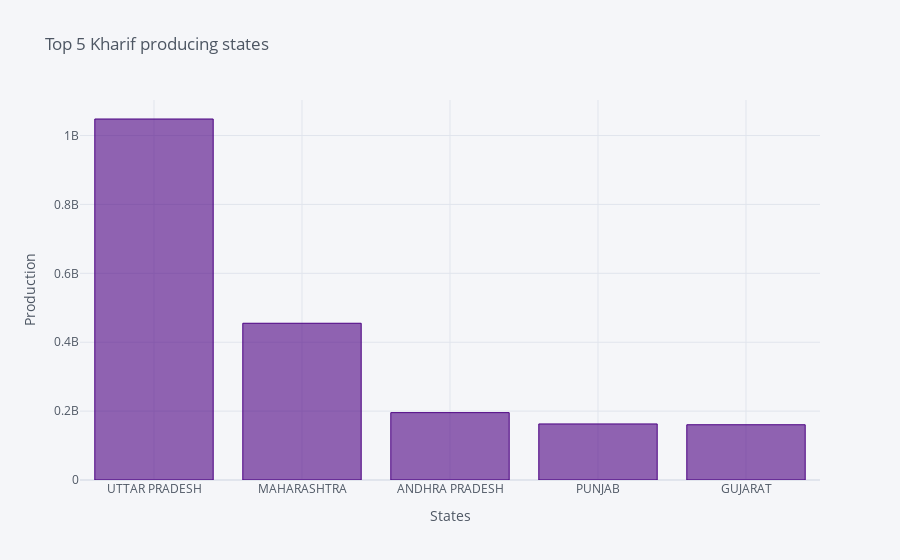

The cell this chart's notebook holds for it:
### Code cell
kharif_state.iplot(kind = "bar",x = 'state',y = 'production',xTitle= 'States',yTitle='Production',title = 'Top 5 Kharif producing states',colors=['indigo'])

### Figure 1 — Plotly figure (JSON) as saved in the notebook; plotly's stock layout.template omitted (floating-point values rounded to 4 significant figures)
{"data": [{"marker": {"color": "rgba(75, 0, 130, 0.6)", "line": {"color": "rgba(75, 0, 130, 1.0)", "width": 1}}, "name": "production", "orientation": "v", "text": "", "type": "bar", "x": ["UTTAR PRADESH", "MAHARASHTRA", "ANDHRA PRADESH", "PUNJAB", "GUJARAT"], "y": [1048000000.0, 455100000.0, 195570585, 162711770, 160403820]}], "layout": {"legend": {"bgcolor": "#F5F6F9", "font": {"color": "#4D5663"}}, "paper_bgcolor": "#F5F6F9", "plot_bgcolor": "#F5F6F9", "title": {"font": {"color": "#4D5663"}, "text": "Top 5 Kharif producing states"}, "xaxis": {"gridcolor": "#E1E5ED", "showgrid": true, "tickfont": {"color": "#4D5663"}, "title": {"font": {"color": "#4D5663"}, "text": "States"}, "zerolinecolor": "#E1E5ED"}, "yaxis": {"gridcolor": "#E1E5ED", "showgrid": true, "tickfont": {"color": "#4D5663"}, "title": {"font": {"color": "#4D5663"}, "text": "Production"}, "zerolinecolor": "#E1E5ED"}}}
